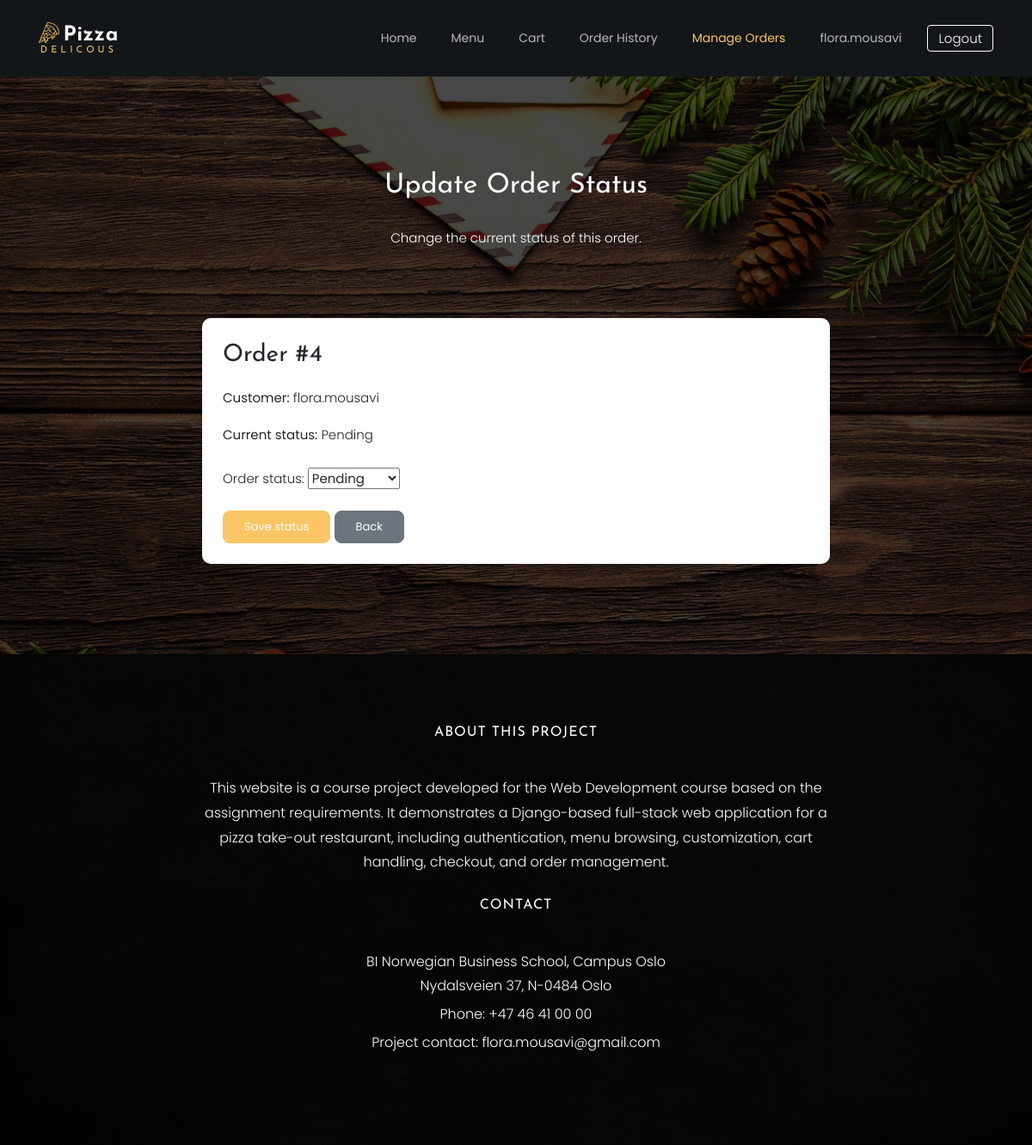
The app's page /orders/staff/4/update/ (signed in) with its own data.
### orders/models.py (models this page shows, shortened)
class Order(models.Model):
    STATUS_PENDING = "Pending"
    STATUS_PREPARING = "Preparing"
    STATUS_COMPLETED = "Completed"
    STATUS_CHOICES = [
        (STATUS_PENDING, "Pending"),
        (STATUS_PREPARING, "Preparing"),
        (STATUS_COMPLETED, "Completed"),
    ]
    user = models.ForeignKey(
        settings.AUTH_USER_MODEL,
        on_delete=models.CASCADE,
        related_name="orders"
    )
    created_at = models.DateTimeField(auto_now_add=True)
    total_price = models.DecimalField(max_digits=8, decimal_places=2, default=0.00)
    status = models.CharField(max_length=20, choices=STATUS_CHOICES, default=STATUS_PENDING)

### orders/views.py (the view)
# urls.py: path("staff/<int:order_id>/update/", views.update_order_status, name="update_order_status"),
@login_required
@user_passes_test(staff_required)
def update_order_status(request, order_id):
    order = get_object_or_404(Order, id=order_id)
    if request.method == "POST":
        form = OrderStatusForm(request.POST)
        if form.is_valid():
            order.status = form.cleaned_data["status"]
            order.save()
            messages.success(request, f"Order #{order.id} status updated.")
            return redirect("orders:staff_order_list")
    else:
        form = OrderStatusForm(initial={"status": order.status})
    return render(
        request,
        "orders/update_order_status.html",
        {
            "order": order,
            "form": form,
        },
    )

### orders/forms.py
class OrderStatusForm(forms.Form):
    status = forms.ChoiceField(
        choices=[
            ("Pending", "Pending"),
            ("Preparing", "Preparing"),
            ("Completed", "Completed"),
        ],
        label="Order status"
    )

### orders/views.py (called while the page is built)
def staff_required(user):
    return user.is_staff

### orders/templates/orders/update_order_status.html (shortened to what this page needs)
{% extends "base.html" %}
{% block content %}
<section class="ftco-section">
    <div class="container">
        <div class="row justify-content-center mb-5 pb-3">
            <div class="col-md-7 update-heading text-center ftco-animate page-heading">
                <h2 class="mb-4">Update Order Status</h2>
                <p>Change the current status of this order.</p>
            </div>
        </div>
        <div class="row justify-content-center">
            <div class="col-md-8">
                <div class="update-box p-4" style="background: #ffffff; border-radius: 10px;">
                    <h3 class="mb-3">Order #{{ order.id }}</h3>
                    <p><strong>Customer:</strong> {{ order.user.username }}</p>
                    <p><strong>Current status:</strong> {{ order.status }}</p>
                    <form method="post" class="mt-4">
                        {{ form.as_p }}
                        <button type="submit" class="btn btn-primary py-2 px-4">Save status</button>
                        <a href="{% url 'orders:staff_order_list' %}" class="btn btn-secondary py-2 px-4">Back</a>
                    </form>
                </div>
            </div>
        </div>
    </div>
</section>
{% endblock %}

### templates/base.html (shortened to what this page needs)
{% load static %}
<!DOCTYPE html>
<html lang="en">
<head>
    <link rel="stylesheet" href="{% static 'pizza_template/css/open-iconic-bootstrap.min.css' %}">
    <link rel="stylesheet" href="{% static 'pizza_template/css/animate.css' %}">
    <link rel="stylesheet" href="{% static 'pizza_template/css/owl.carousel.min.css' %}">
    <link rel="stylesheet" href="{% static 'pizza_template/css/owl.theme.default.min.css' %}">
    <link rel="stylesheet" href="{% static 'pizza_template/css/magnific-popup.css' %}">
    <link rel="stylesheet" href="{% static 'pizza_template/css/aos.css' %}">
    <link rel="stylesheet" href="{% static 'pizza_template/css/ionicons.min.css' %}">
    <link rel="stylesheet" href="{% static 'pizza_template/css/bootstrap-datepicker.css' %}">
    <link rel="stylesheet" href="{% static 'pizza_template/css/jquery.timepicker.css' %}">
    <link rel="stylesheet" href="{% static 'pizza_template/css/flaticon.css' %}">
    <link rel="stylesheet" href="{% static 'pizza_template/css/icomoon.css' %}">
    <link rel="stylesheet" href="{% static 'pizza_template/css/style.css' %}">
    <link rel="stylesheet" href="{% static 'css/style.css' %}">
</head>
<body class="site-bg">
    <nav class="navbar navbar-expand-lg navbar-dark ftco_navbar bg-dark ftco-navbar-light" id="ftco-navbar">
            <div class="container">
                  <a class="navbar-brand" href="{% url 'menu:home' %}"><span class="flaticon-pizza-1 mr-1"></span>Pizza<br><small>Delicous</small></a>
              <div class="collapse navbar-collapse" id="ftco-nav">
                    <ul class="navbar-nav ml-auto">
                        <li class="nav-item {% if request.resolver_match.url_name == 'home' %}active{% endif %}">
                            <a href="{% url 'menu:home' %}" class="nav-link">Home</a>
                        </li>
                        <li class="nav-item {% if request.resolver_match.url_name == 'menu_list' or request.resolver_match.url_name == 'pizza_detail' %}active{% endif %}">
                            <a href="{% url 'menu:menu_list' %}" class="nav-link">Menu</a>
                        </li>
                        <li class="nav-item {% if request.resolver_match.url_name == 'cart' or request.resolver_match.url_name == 'checkout' %}active{% endif %}">
                            <a href="{% url 'orders:cart' %}" class="nav-link">Cart</a>
                        </li>
                        <li class="nav-item {% if request.resolver_match.url_name == 'order_history' %}active{% endif %}">
                            <a href="{% url 'orders:order_history' %}" class="nav-link">Order History</a>
                        </li>
                        {% if user.is_authenticated and user.is_staff %}
                            <li class="nav-item {% if request.resolver_match.url_name == 'staff_order_list' or request.resolver_match.url_name == 'update_order_status' %}active{% endif %}">
                                <a href="{% url 'orders:staff_order_list' %}" class="nav-link">Manage Orders</a>
                            </li>
                        {% endif %}
                        {% if user.is_authenticated %}
                            <li class="nav-item">
                                <span class="nav-link username-link">{{ user.username }}</span>
                            </li>
                            <li class="nav-item d-flex align-items-center">
                                <form action="{% url 'accounts:logout' %}" method="post" class="logout-form">
                                    <button type="submit" class="logout-btn">Logout</button>
                                </form>
                            </li>
                        {% endif %}
                    </ul>
                </div>
		    </div>
        </nav>
    {% block content %}
    {% endblock %}
<footer class="ftco-footer custom-footer-bg">
    <div class="container">
        <div class="row justify-content-center">
            <div class="col-lg-8 col-md-10 text-center">
                <div class="ftco-footer-widget mb-4">
                    <h2 class="ftco-heading-2">About This Project</h2>
                    <p>
                        This website is a course project developed for the Web Development course based on the
                        assignment requirements. It demonstrates a Django-based full-stack web application for a
                        pizza take-out restaurant, including authentication, menu browsing, customization,
                        cart handling, checkout, and order management.
                    </p>
                    <h2 class="ftco-heading-2 mt-4">Contact</h2>
                    <p class="mb-1">
                        BI Norwegian Business School, Campus Oslo<br>
                        Nydalsveien 37, N-0484 Oslo
                    </p>
                    <p class="mb-1">Phone: +47 46 41 00 00</p>
                    <p class="mb-0">Project contact: flora.mousavi@gmail.com</p>
                </div>
            </div>
        </div>
    </div>
</footer>
</body>
</html>

### static/css/style.css (style rules this page uses)
html, body { min-height: 100%; }
body { min-height: 100vh; }
body.site-bg { background-image: url("/static/pizza_template/images/bg_3.jpg") !important; background-size: cover !important; background-position: center center !important; background-attachment: fixed !important; background-repeat: no-repeat !important; background-color: #000000 !important; }
body.site-bg .ftco-section { background: rgba(0, 0, 0, 0.72) !important; }
.navbar-brand { font-weight: 700; letter-spacing: 0.5px; }
.logout-form { margin: 0; display: flex; align-items: center; }
.logout-btn { background: transparent; border: 1px solid #ffffff; color: #ffffff !important; border-radius: 4px; cursor: pointer; font: inherit; padding: 4px 12px; line-height: 1.4; margin: 0 0 0 10px; display: inline-flex; align-items: center; justify-content: center; }
.username-link { cursor: default; }
.btn { border-radius: 8px; }
body.site-bg .ftco-section .heading-section h1, body.site-bg .ftco-section .heading-section h2, body.site-bg .ftco-section .heading-section h3, body.site-bg .ftco-section .heading-section p, body.site-bg .ftco-section .heading-section .subheading, body.site-bg .ftco-section .page-heading, body.site-bg .ftco-section .page-heading * { color: #ffffff !important; opacity: 1 !important; }
.ftco-footer, .ftco-footer *, .ftco-footer p, .ftco-footer h2, .ftco-footer a { color: #ffffff !important; }
.custom-footer-bg { background-image: linear-gradient(rgba(0, 0, 0, 0.78), rgba(0, 0, 0, 0.78)), url("/static/pizza_template/images/bg_4.jpg") !important; background-size: cover !important; background-position: center center !important; background-repeat: no-repeat !important; padding: 5rem 0 !important; }
.custom-footer-bg, .custom-footer-bg *, .custom-footer-bg p, .custom-footer-bg h2, .custom-footer-bg a { color: #ffffff !important; }

### orders/templates/orders/update_order_status.html (style rules this page uses)
.update-box, .update-box * { color: #212529 !important; }
.update-box .btn-primary { color: #ffffff !important; }
.update-box .btn-secondary { color: #ffffff !important; }

### records on screen
Order: id "4", user.username "flora.mousavi", status "Pending"

### other values on screen
{{ user.username }} "flora.mousavi"
